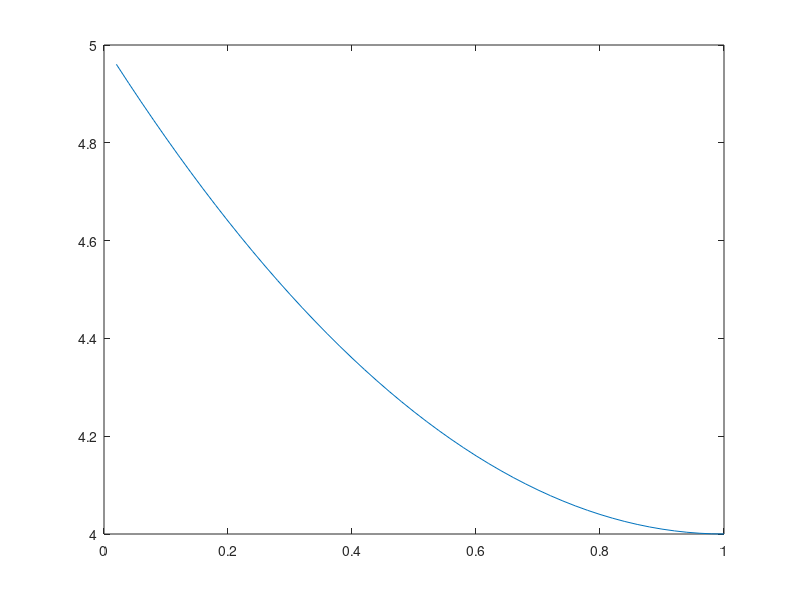

This chart was generated by the following MATLAB code:
%% Calculate probability of hitting 
% for a particular ball and racket trajectory and orientation
clc; clear; close all;

n = 10;
mu = [1;-1];
d = length(mu);
xmin = [-2;-2];
xmax = [2;2];
SIGMA = [0.9, 0.4; 0.4, 0.3];

% Statistics toolbox is needed
X1 = mvnrnd(mu',SIGMA,n);
p = mvnpdf(X1,mu',SIGMA);
tic;
mvncdf(xmin',xmax',mu',SIGMA)
toc

tic;
fun = @(x,y) exp(-(1/2)*(([x;y]-mu)'*(SIGMA\([x;y]-mu)))) ./ (((2*pi)^(d/2))*(det(SIGMA)^(1/2)));
prob = quad2d(@(X,Y)arrayfun(fun,X,Y),xmin(1),xmax(1),xmin(2),xmax(2))
toc

% generate a racket trajectory
x = @(t) t;
y = @(t) t.^2 - 2*t + 5;
r = @(t) [x(t);y(t)];

dt = 0.02;
tfin = 1;
t = dt:dt:tfin;
xt = x(t);
yt = y(t);
plot(xt,yt)

racket_radius = 0.08;
T = 0.5;
xT = x(T);
yT = y(T);
% fix theta
theta = pi/4;
oT = [-sin(theta);cos(theta)];

xmin = [xT-racket_radius*abs(oT(1));xT-racket_radius*abs(oT(2))];
xmax = [xT+racket_radius*abs(oT(1));xT+racket_radius*abs(oT(2))];
probHit = quad2d(@(X,Y)arrayfun(fun,X,Y),xmin(1),xmax(1),xmin(2),xmax(2))

%% Compute the probability of hitting for a fixed racket trajectory 

% fix a racket trajectory
% fix a ball distribution (use kalman filter)
% see if simulations agree with the theoretical prob(hitting) = int(O to T)
% hitting time distribution
